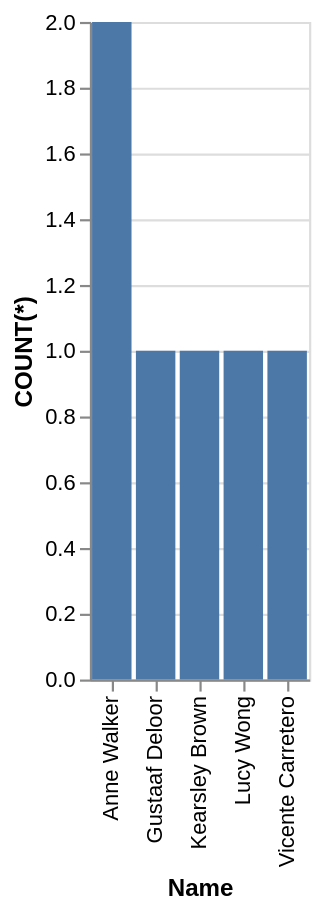

Specify this chart in Vega-Lite:
### Vega-Lite specification from a JSON file in a GitHub repository (floating-point values rounded to 4 significant figures)
{"data": {"values": [{"x_data": "Anne Walker", "y_data": 2}, {"x_data": "Gustaaf Deloor", "y_data": 1}, {"x_data": "Kearsley Brown", "y_data": 1}, {"x_data": "Lucy Wong", "y_data": 1}, {"x_data": "Vicente Carretero", "y_data": 1}]}, "mark": "bar", "encoding": {"x": {"field": "x_data", "type": "nominal", "title": "Name", "sort": "ascending"}, "y": {"field": "y_data", "type": "quantitative", "title": "COUNT(*)"}}}
